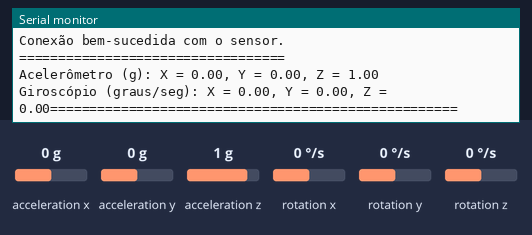
Bench run of a sketch on a simulated Arduino Uno, built with avr-gcc and run on an emulated ATmega328P. Shown: the last lines printed to the serial monitor. The inputs (shaded band) are chosen by the test bench; at power-on: acceleration x 0 g, acceleration y 0 g, acceleration z 1 g, rotation x 0 °/s, rotation y 0 °/s, rotation z 0 °/s.

Above: at 1.2 s.
1.3 s: acceleration x set to -1.4 g
At 2.0 s:
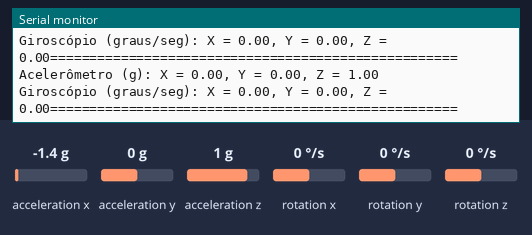
2.8 s: acceleration y set to -1.4 g
At 3.9 s:
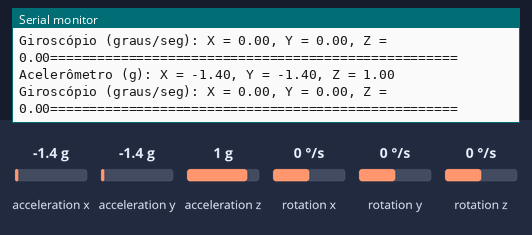
6.8 s: acceleration z set to -1.4 g
At 8.2 s:
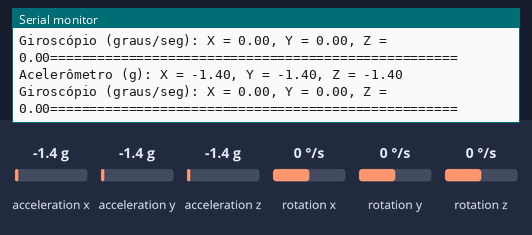
8.3 s: rotation x set to -192 °/s
At 9.9 s:
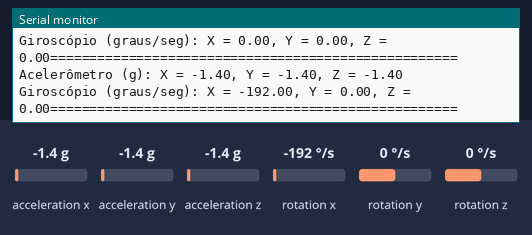
12.3 s: rotation y set to -192 °/s
At 13.1 s:
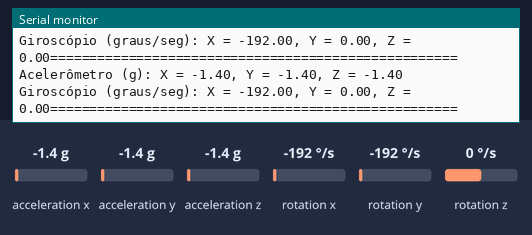
13.8 s: rotation z set to 100 °/s
At 15.4 s:
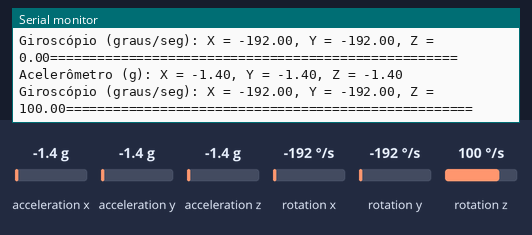

The sketch:

MPU6050.ino
```cpp
#include <Wire.h>
#include <MPU6050.h>

MPU6050 mpu;

void setup() {
  Wire.begin();
  Serial.begin(9600);

  Serial.println("Teste do sensor GY-521 (MPU-6050)");
  Serial.println("==================================");

  mpu.initialize();

  if (mpu.testConnection()) {
    Serial.println("Conexão bem-sucedida com o sensor.");
    Serial.println("==================================");
  } else {
    Serial.println("Falha na conexão com o sensor!");
    while (1);
  }
}

void loop() {
  int16_t ax, ay, az, gx, gy, gz;

  mpu.getMotion6(&ax, &ay, &az, &gx, &gy, &gz);

  Serial.print("Acelerômetro (g): ");
  Serial.print("X = ");
  Serial.print(ax / 16384.0);
  Serial.print(", Y = ");
  Serial.print(ay / 16384.0);
  Serial.print(", Z = ");
  Serial.print(az / 16384.0);
  Serial.println();

  Serial.print("Giroscópio (graus/seg): ");
  Serial.print("X = ");
  Serial.print(gx / 131.0);
  Serial.print(", Y = ");
  Serial.print(gy / 131.0);
  Serial.print(", Z = ");
  Serial.print(gz / 131.0);
  Serial.println("====================================================");
  Serial.println();

  delay(1000); // Aguarda 1 segundo entre cada leitura
}
```

Measured:
- after the input at 2.8 s, the serial monitor: prints a new line after 0.65 s (image 2)
- after the input at 6.8 s, the serial monitor: prints a new line after 1.1 s (image 3)
- after the input at 8.3 s, the serial monitor: prints a new line after 0.72 s (image 4)
- after the input at 13.8 s, the serial monitor: prints a new line after 0.76 s (image 6)
